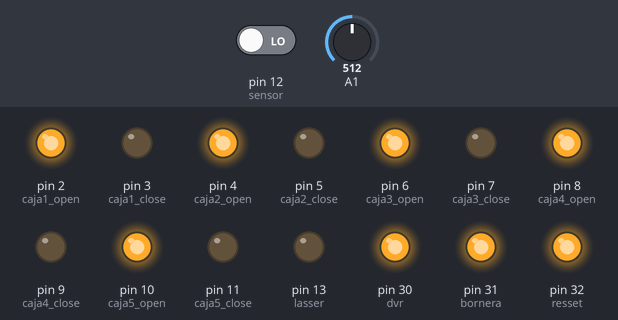
A sketch run on a simulated Arduino Mega 2560, built with avr-gcc and run on an emulated ATmega2560. On the bench: output pins drawn as LEDs (lit = HIGH). Inputs (shaded band) come from the test bench; at power-on: pin 12 (sensor) LOW, A1 = 512. The audio player accepts every command and is not drawn.

Above: at 1.2 s.
1.3 s: pin 12 (sensor) driven HIGH
At 2.4 s:
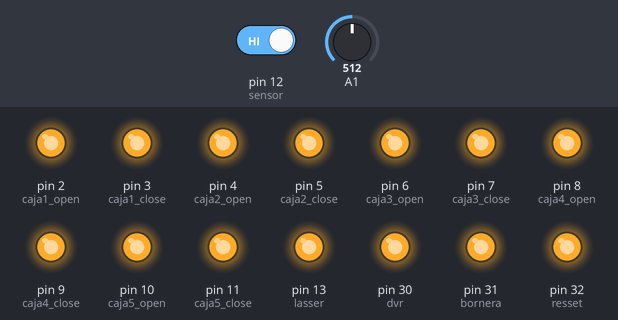
At 6.7 s:
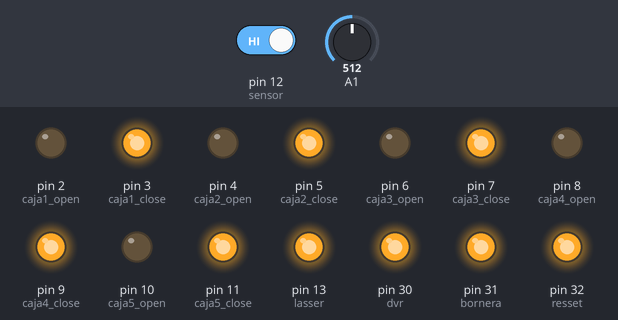
Timing chart, 0 to 8.2 s (numbered marks = the images above; inputs shaded):
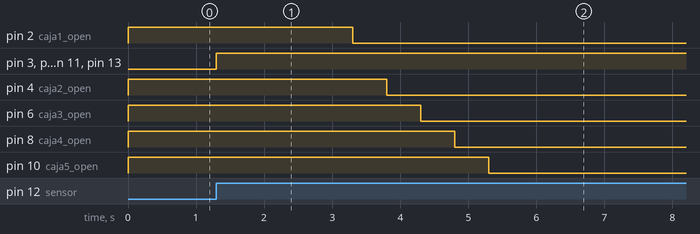

The sketch:

acrilicos.ino
```cpp
#include <DFPlayer_Mini_Mp3.h>
#include <SoftwareSerial.h>


int caja1_open=2;
int caja1_close=3;
int caja2_open=4;
int caja2_close=5;
int caja3_open=6;
int caja3_close=7;
int caja4_open=8;
int caja4_close=9;
int caja5_open=10;
int caja5_close=11;

int sensor = 12;
int in = 0;
int lasser_go=0;
int dvr = 30;
int bornera = 31;
int resset = 32;
int lasser = 13;
  int laser_flag;

void setup() {
   Serial.begin(9600);
   SoftwareSerial mySerial(0, 1); // RX, TX
    mp3_set_serial (Serial);
    mp3_set_volume (30);


  pinMode(caja1_open,OUTPUT);
  pinMode(caja1_close,OUTPUT);
  pinMode(caja2_open,OUTPUT);
  pinMode(caja2_close,OUTPUT);
  pinMode(caja3_open,OUTPUT);
  pinMode(caja3_close,OUTPUT);
  pinMode(caja4_open,OUTPUT);
  pinMode(caja4_close,OUTPUT);
  pinMode(caja5_open,OUTPUT);
  pinMode(caja5_close,OUTPUT);

  digitalWrite(caja1_open,HIGH);
  digitalWrite(caja1_close,LOW);
  digitalWrite(caja2_open,HIGH);
  digitalWrite(caja2_close,LOW);
  digitalWrite(caja3_open,HIGH);
  digitalWrite(caja3_close,LOW);
  digitalWrite(caja4_open,HIGH);
  digitalWrite(caja4_close,LOW);
  digitalWrite(caja5_open,HIGH);
  digitalWrite(caja5_close,LOW);

   pinMode(dvr,OUTPUT);
   digitalWrite(dvr,HIGH);
   pinMode (bornera, OUTPUT);
   digitalWrite(bornera,HIGH);

   pinMode (resset, OUTPUT);
   digitalWrite(resset,HIGH);

    pinMode(lasser,OUTPUT);
   digitalWrite(lasser,LOW);

   // delay(500);
   //mp3_play(2);

}

void loop() {
 int FotoResistenza = analogRead(A1);


      if(in==0){
           if(digitalRead( sensor) == HIGH){
            mp3_play(1);
               in=1;
               lasser_go=1;
                     digitalWrite(lasser,HIGH);
                     digitalWrite(caja1_close,HIGH);
                     digitalWrite(caja2_close,HIGH);
                     digitalWrite(caja3_close,HIGH);
                     digitalWrite(caja4_close,HIGH);
                     digitalWrite(caja5_close,HIGH);
                     delay(2000);
                     digitalWrite(caja1_open,LOW);
                     delay(500);
                     digitalWrite(caja2_open,LOW);
                     delay(500);
                     digitalWrite(caja3_open,LOW);
                     delay(500);
                     digitalWrite(caja4_open,LOW);
                     delay(500);
                     digitalWrite(caja5_open,LOW);

            }
        }


if(lasser_go==1){

   if (FotoResistenza <= 40) {
             laser_flag=0;
             //delay(100);
             mp3_stop();
     }else{
         if(laser_flag==0){
             mp3_play(2);
             laser_flag=1;
            // delay(100);
            // Serial.println(laser_flag);
          }else{
            // laser_flag=1;
            // mp3_stop();
            }


           //delay(5000);

     }

//Serial.println(laser_flag);


  }
if(digitalRead(bornera)==LOW){
   mp3_stop();
  lasser_go=0;
     digitalWrite(dvr,LOW);
     digitalWrite(lasser,LOW);
     digitalWrite(caja1_open,HIGH);
     digitalWrite(caja1_close,LOW);
     digitalWrite(caja2_open,HIGH);
     digitalWrite(caja2_close,LOW);
     digitalWrite(caja3_open,HIGH);
     digitalWrite(caja3_close,LOW);
     digitalWrite(caja4_open,HIGH);
     digitalWrite(caja4_close,LOW);
     digitalWrite(caja5_open,HIGH);
     digitalWrite(caja5_close,LOW);

  }else{
     digitalWrite(dvr,HIGH);
    }
if(digitalRead(resset)==LOW){
   mp3_stop();
in=0;
lasser_go=0;
     digitalWrite(dvr,LOW);
     digitalWrite(lasser,LOW);
     digitalWrite(caja1_open,HIGH);
     digitalWrite(caja1_close,LOW);
     digitalWrite(caja2_open,HIGH);
     digitalWrite(caja2_close,LOW);
     digitalWrite(caja3_open,HIGH);
     digitalWrite(caja3_close,LOW);
     digitalWrite(caja4_open,HIGH);
     digitalWrite(caja4_close,LOW);
     digitalWrite(caja5_open,HIGH);
     digitalWrite(caja5_close,LOW);
}

//Serial.println(digitalRead(resset));
}
```

Measured:
- after the input at 1.3 s, pin 2 (caja1_open): HIGH → LOW after 2.0 s; pin 3 (caja1_close), pin 5 (caja2_close), pin 7 (caja3_close), pin 9 (caja4_close), pin 11 (caja5_close), pin 13 (lasser): LOW → HIGH at once; pin 4 (caja2_open): HIGH → LOW after 2.5 s; pin 6 (caja3_open): HIGH → LOW after 3.0 s; pin 8 (caja4_open): HIGH → LOW after 3.5 s
